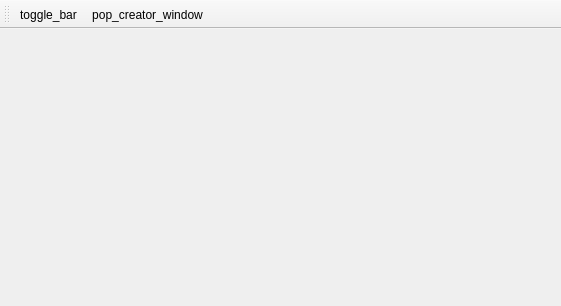
<?xml version="1.0" encoding="UTF-8"?>
<ui version="4.0">
 <class>ClockWindow</class>
 <widget class="QMainWindow" name="ClockWindow">
  <property name="geometry">
   <rect>
    <x>0</x>
    <y>0</y>
    <width>561</width>
    <height>306</height>
   </rect>
  </property>
  <property name="windowTitle">
   <string>ClockWindow</string>
  </property>
  <widget class="SideBarWidget" name="centralwidget"/>
  <widget class="QToolBar" name="toolBar">
   <property name="windowTitle">
    <string>toolBar</string>
   </property>
   <attribute name="toolBarArea">
    <enum>TopToolBarArea</enum>
   </attribute>
   <attribute name="toolBarBreak">
    <bool>false</bool>
   </attribute>
   <addaction name="actiontoggle_bar"/>
   <addaction name="actionpop_creator_window"/>
  </widget>
  <action name="actiontoggle_bar">
   <property name="text">
    <string>toggle_bar</string>
   </property>
   <property name="menuRole">
    <enum>QAction::MenuRole::NoRole</enum>
   </property>
  </action>
  <action name="actionpop_creator_window">
   <property name="text">
    <string>pop_creator_window</string>
   </property>
   <property name="menuRole">
    <enum>QAction::MenuRole::NoRole</enum>
   </property>
  </action>
 </widget>
 <customwidgets>
  <customwidget>
   <class>SideBarWidget</class>
   <extends>QWidget</extends>
   <header>sidebarwidget.h</header>
   <container>1</container>
  </customwidget>
 </customwidgets>
 <resources/>
 <connections/>
</ui>
